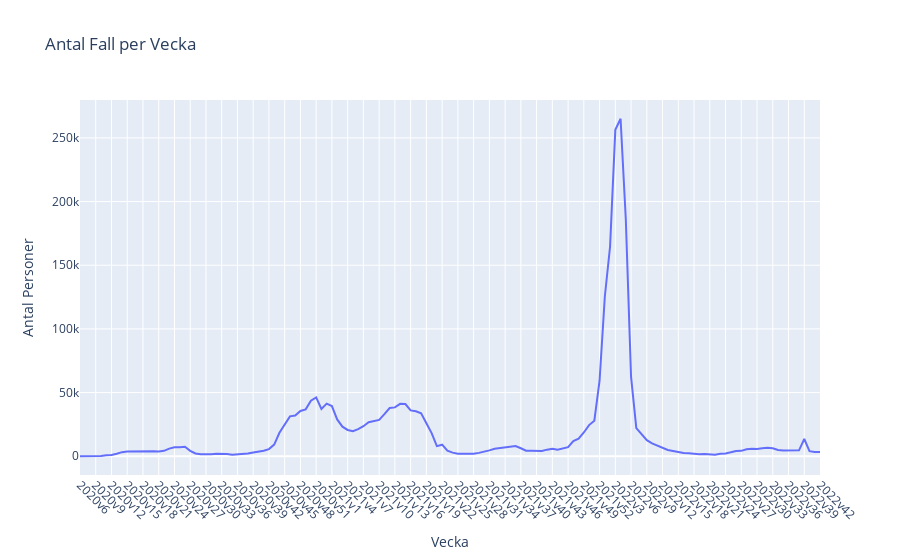

Notebook code cell kept with this figure:
### Code cell
fig = px.line(df, x = "Vecka", y = "Antal_fall_vecka", title = "Antal Fall per Vecka")
fig.update_layout(yaxis_title = "Antal Personer")
fig.update_xaxes(tickangle=45)
fig.show()

### Figure 1 — Plotly figure (JSON) as saved in the notebook; plotly's stock layout.template omitted (floating-point values rounded to 4 significant figures; data arrays with more than 128 entries replaced by an {"elided": "..."} marker saying what was removed)
{"data": [{"hovertemplate": "Vecka=%{x}<br>Antal_fall_vecka=%{y}<extra></extra>", "legendgroup": "", "line": {"color": "#636efa", "dash": "solid"}, "marker": {"symbol": "circle"}, "mode": "lines", "name": "", "orientation": "v", "showlegend": false, "type": "scatter", "x": {"elided": "142 str values"}, "xaxis": "x", "y": {"elided": "142 int values"}, "yaxis": "y"}], "layout": {"legend": {"tracegroupgap": 0}, "title": {"text": "Antal Fall per Vecka"}, "xaxis": {"anchor": "y", "domain": [0, 1], "tickangle": 45, "title": {"text": "Vecka"}}, "yaxis": {"anchor": "x", "domain": [0, 1], "title": {"text": "Antal Personer"}}}}
